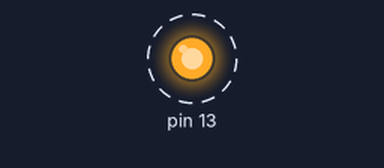
Recording of a sketch running on a simulated Arduino Uno, built with avr-gcc and run on an emulated ATmega328P. On the bench: output pins drawn as LEDs (lit = HIGH). Dashed ring = blinking.

Above: at 0.15 s.
Timing chart, 0 to 3.0 s (numbered marks = the images above):
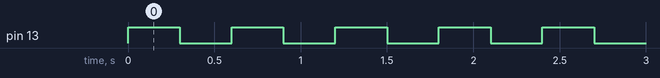

The sketch:

1_Blinking_LED.ino
```cpp
const int DELAY = 300;

void setup() {
  // put your setup code here, to run once:
  pinMode(13, OUTPUT);
}

void loop() {
  // put your main code here, to run repeatedly:
  digitalWrite(13, HIGH);

  delay(DELAY);

  digitalWrite(13, LOW);

  delay(DELAY);
}
```

Measured:
- by itself, pin 13: alternates HIGH for 0.30 s and LOW for 0.30 s
